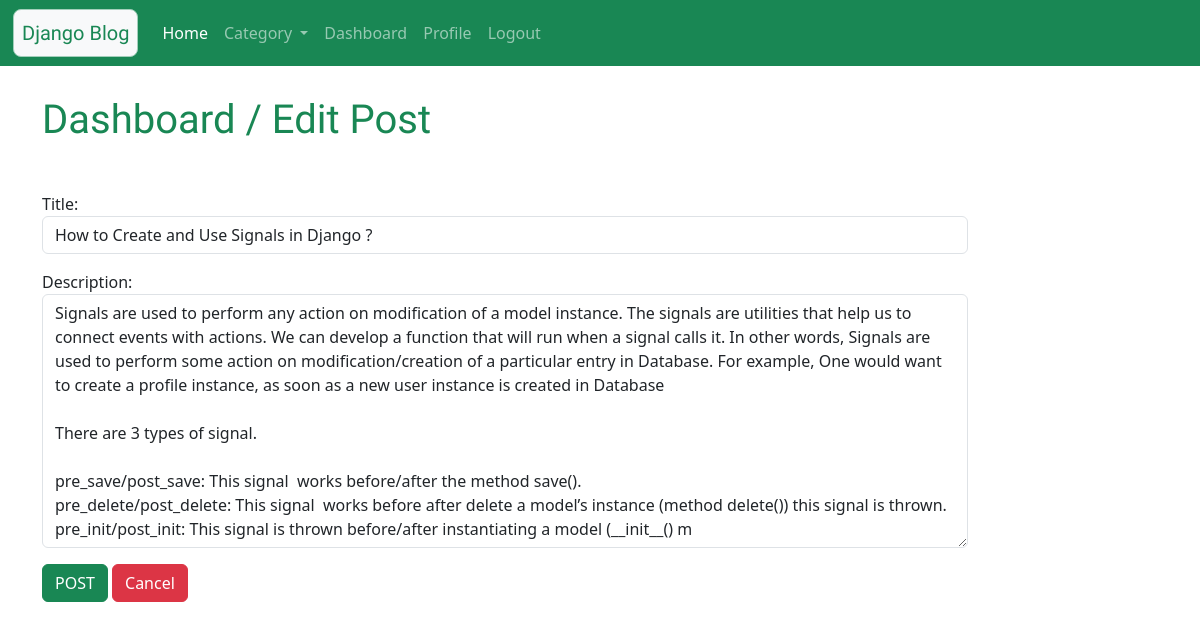
The app's page /edit/1 (signed in) with its own data.
### blog/models.py (models this page shows)
class Blog(models.Model):
    user = models.ForeignKey(User,on_delete=models.CASCADE)
    title = models.CharField(max_length=150)
    description = models.TextField()
    create_at = models.DateTimeField(auto_now_add=True)
    update_at = models.DateTimeField(auto_now=True)

### blog/views.py (the view)
# urls.py: path('edit/<int:id>', views.blog_edit, name='edit'),
def blog_edit(request, id):
    if request.user.is_authenticated:
        if request.method == 'POST':
            pi = Blog.objects.get(pk=id)
            fm = BlogPostFrom(request.POST, instance=pi)
            if fm.is_valid():
                fm.save()
                messages.success(request, 'Successfully Update!')
                return HttpResponseRedirect('/')
        else:
            pi = Blog.objects.get(pk=id)
            fm = BlogPostFrom(instance=pi)
        return render(request, 'blog/edit.html', {'fm':fm})
    else:
        return HttpResponseRedirect('/login/')

### blog/forms.py
class BlogPostFrom(forms.ModelForm):
    class Meta:
        model = Blog
        fields = ['title', 'description']
        labels = {'title':'Title', 'description':'Description'}
        widgets = {
            'title': forms.TextInput(attrs={'class':'form-control'}),
            'description': forms.Textarea(attrs={'class':'form-control'})
            }

### template/blog/edit.html
{% extends 'blog/base.html' %}
{% load static %}
{% block content %}
<div class="col-10  my-5">
  <h1 class="text-success Rounded my-5">
    Dashboard / Edit Post
  </h1>
  <form action="" method="POST" novalidate> {% csrf_token %}
    {{fm.as_p}}
    <input type="submit" value="POST" class="btn btn-success">
    <a href="{% url 'dashboard' %} " class="btn btn-danger">Cancel</a>
  </form><br>
{% endblock content %}

### static/blog/css/style.css (style rules this page uses)
.Rounded { font-family: 'Kalam', cursive; }

### records on screen
Blog: title "How to Create and Use Signals in Django ?", description "Signals are used to perform any action on modification of a model instance. The signals are utilities that help us to connect events with actions. We can develop a function that will run when a signal calls it. In other words, Signals are used to perform some action on modification/creation of a particular entry in Database. For example, One would want to create a profile instance, as soon as a new user instance is created in Database There are 3 types of signal. pre_save/post_save: This signal works before/after the method save(). pre_delete/post_delete: This signal works before after delete a model’s instance (method delete()) this signal is thrown. pre_init/post_init: This signal is…"
